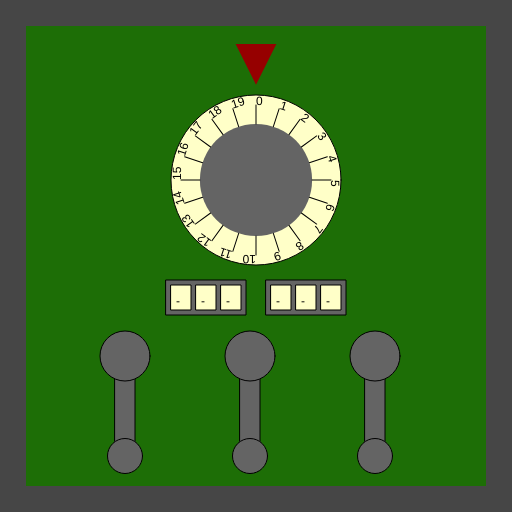
Frame 1 (no input)
Frame 60 (no input): identical to frame 1, image omitted
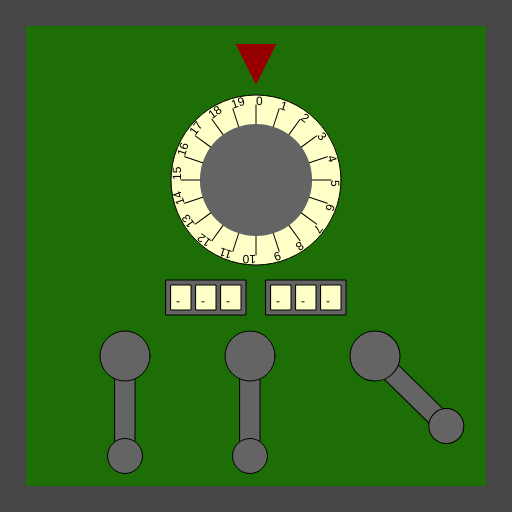
Frame 120 (the mouse pressed at the canvas centre since frame 60)

The p5.js sketch that drew these frames (run headless with seeded random() and noise() and a simulated clock; from frame 60 on, the mouse is pressed at the canvas centre):

// p5.js sketch
// ── sketch.js
/*

Officer: 1661810
CaseNum: 303-3-61941969-1661810

Case 303 - The Case of the Crooked Attorney
Stage 4 - The Courthouse

Torvalds has his final safe in his courthouse chambers. Luckily there is a court case proceeding.
You can sneak into his chambers whilst he makes his closing statement.

Crack the safe by doing the following:

	When the mouse button is released:
	- Use the 'map' function to scale mouseY to values ranging from 3 to 11.
	- Assign the output to Cryptic_Vault_Value_0

	When the mouse button is released:
	- Use the 'random' function to produce random values ranging from 1 to 8.
	- Assign the output to Cryptic_Vault_Value_1

	When any key is released:
	- Make Cryptic_Vault_Value_2 equal to the value of 'keyCode'

	Whilst the mouse is being dragged:
	- Use the 'map' function to scale mouseY to values ranging from 10 to 79.
	- Assign the output to Cryptic_Vault_Value_3

	Whilst the mouse is being dragged:
	- Use the 'map' function to scale mouseX to values ranging from 11 to 68.
	- Assign the output to Cryptic_Vault_Value_4

	When the mouse button is pressed:
	- Use the 'map' function to scale mouseX to values ranging from 12 to 79.
	- Assign the output to Cryptic_Vault_Value_5



This time you'll need to create the relevant event handlers yourself.

There are many possible ways of investigating this case, but you
should use ONLY the following commands:

	- The assignment operator aka. the equals sign !
	- mouseX, mouseY
	- key, keyCode
	- random
	- map

*/

//declare the variables

var Cryptic_Vault_Value_0;
var Cryptic_Vault_Value_1;
var Cryptic_Vault_Value_2;
var Cryptic_Vault_Value_3;
var Cryptic_Vault_Value_4;
var Cryptic_Vault_Value_5;


function preload()
{
	//IMAGES WILL BE LOADED HERE

}

function setup()
{
	createCanvas(512,512);

	//initialise the variables
	Cryptic_Vault_Value_0 = 0;
	Cryptic_Vault_Value_1 = "";
	Cryptic_Vault_Value_2 = "";
	Cryptic_Vault_Value_3 = 0;
	Cryptic_Vault_Value_4 = 0;
	Cryptic_Vault_Value_5 = 0;

}

///////////////////EVENT HANDLERS///////////////////

//Create event handlers here to open the safe ...

//When the mouse button is released:
//	- Use the 'map' function to scale mouseY to values ranging from 3 to 11.
//	- Assign the output to Cryptic_Vault_Value_0
//- Use the 'random' function to produce random values ranging from 1 to 8.
//	- Assign the output to Cryptic_Vault_Value_1
function mouseReleased(){
    Cryptic_Vault_Value_0 = map(mouseY, 0, 512, 3, 11);
    Cryptic_Vault_Value_1 = random(1, 8);
}

//When any key is released:
//	- Make Cryptic_Vault_Value_2 equal to the value of 'keyCode'
function keyReleased(){
    Cryptic_Vault_Value_2 = keyReleased;
}

//Whilst the mouse is being dragged:
//	- Use the 'map' function to scale mouseY to values ranging from 10 to 79.
//	- Assign the output to Cryptic_Vault_Value_3
//	- Use the 'map' function to scale mouseX to values ranging from 11 to 68.
//	- Assign the output to Cryptic_Vault_Value_4
function mouseDragged(){
    Cryptic_Vault_Value_3 = map(mouseY, 0, 512, 10, 79);
    Cryptic_Vault_Value_4 = map(mouseX, 0, 512, 11, 68);
}

//	When the mouse button is pressed:
//	- Use the 'map' function to scale mouseX to values ranging from 12 to 79.
//	- Assign the output to Cryptic_Vault_Value_5

function mousePressed(){
        Cryptic_Vault_Value_5 = map(mouseX, 0, 512, 12, 79);
}

///////////////DO NOT CHANGE CODE BELOW THIS POINT///////////////////

function draw()
{

	//Draw the safe door
	background(70);
	noStroke();
	fill(29,110,6);
	rect(26,26,width-52,width-52);

	//Draw the combination dial
	push();
	translate(256,180);
	drawDial(170,Cryptic_Vault_Value_0,20);
	pop();

	//Draw the spinners
	push();
	translate(206,280);
	drawSpinner(3, Cryptic_Vault_Value_1);
	pop();

	push();
	translate(306,280);
	drawSpinner(3, Cryptic_Vault_Value_2);
	pop();

	//Draw the levers
	push();
	translate(125,356);
	drawLever(Cryptic_Vault_Value_3);
	pop();

	push();
	translate(250,356);
	drawLever(Cryptic_Vault_Value_4);
	pop();

	push();
	translate(375,356);
	drawLever(Cryptic_Vault_Value_5);
	pop();

}

function drawDial(diameter,num,maxNum)
{
	//the combination lock

	var r = diameter * 0.5;
	var p = r * 0.6;

	stroke(0);
	fill(255,255,200);
	ellipse(0,0,diameter,diameter);
	fill(100);
	noStroke();
	ellipse(0,0,diameter*0.66,diameter*0.66);
	fill(150,0,0);
	triangle(
		-p * 0.4,-r-p,
		p * 0.4,-r-p,
		0,-r-p/5
	);

	noStroke();

	push();
	var inc = 360/maxNum;

	rotate(radians(-num * inc));
	for(var i = 0; i < maxNum; i++)
	{
		push();
		rotate(radians(i * inc));
		stroke(0);
		line(0,-r*0.66,0,-(r-10));
		noStroke();
		fill(0);
		text(i,0,-(r-10));
		pop();
	}

	pop();
}

function drawLever(rot)
{
	push();
	rotate(radians(-rot))
	stroke(0);
	fill(100);
	rect(-10,0,20,100);
	ellipse(0,0,50,50);
	ellipse(0,100,35,35);
	pop();
}

function drawSpinner(numSpinners, val)
{
	var sw = 20;
	var ow = (sw + 5) * numSpinners + 5;
	stroke(0);
	fill(100);
	rect(-ow/2,0,ow,35);
	if(typeof(val) == "number")
	{
		val = floor(val).toString(); //convert to string
	}
	var d = numSpinners - val.length;

	for(var d = numSpinners - val.length; d > 0; d--)
	{
		val = "-" + val;
	}

	for(var i = 0; i < numSpinners; i++)
	{
		stroke(0);
		fill(255,255,200);
		rect(-ow/2 + i * (sw + 5) + 5,5,20,25);
		fill(0);
		noStroke();
		text(val[i],-ow/2 + sw/2 + i * (sw +5),25);
	}

}
